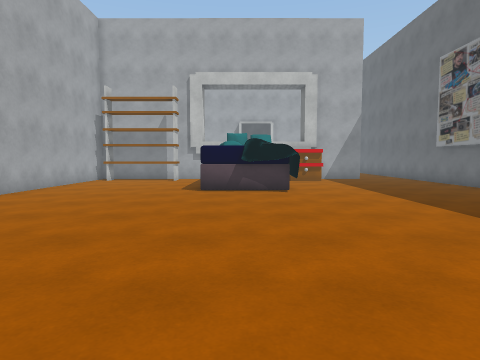
view 1 (above)

17 first-person views from a walk through a 3-D level made in the Unity game engine. The camera is 1.3 m above the floor, tilts 4° down and sees 75° across. The floor is counted in squares, 1 m on a side. Each view is taken from the middle of a square. On the plan, view 1 faces up. The plan holds only what a view shows up to about 14 squares ahead; the rest is blank. The place goes on beyond the plan. The player is left out. Some surface patterns are stand-ins.

view 2
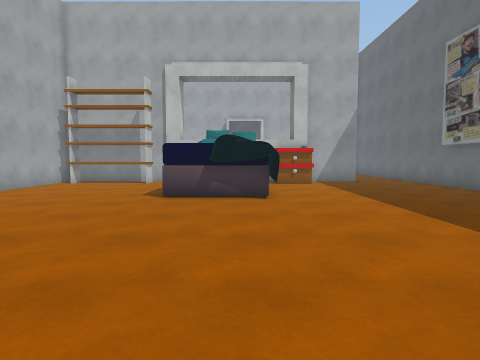

view 3
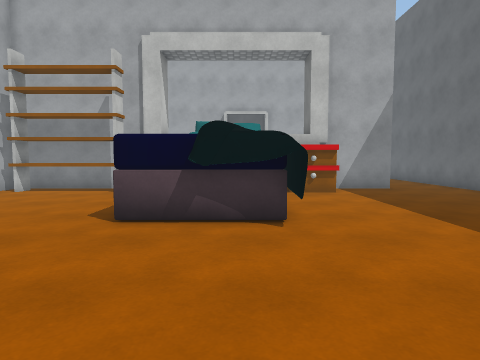

view 4
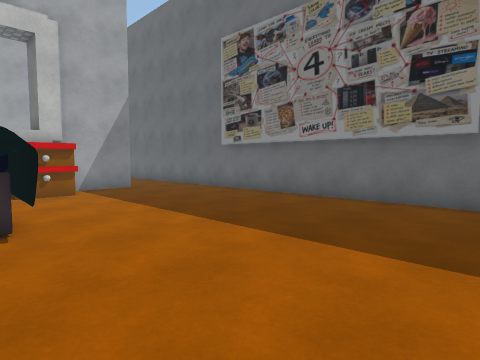

view 5
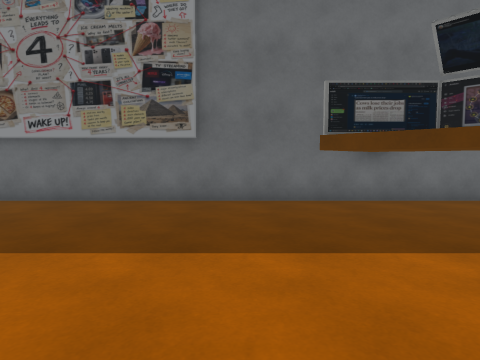

view 6
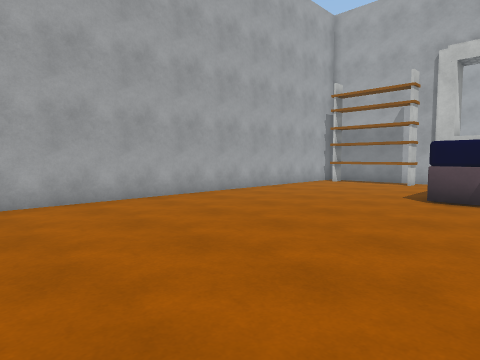

view 7
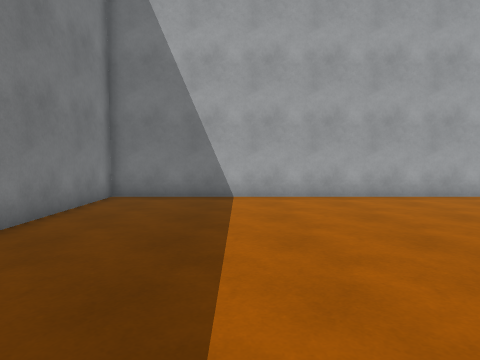

view 8
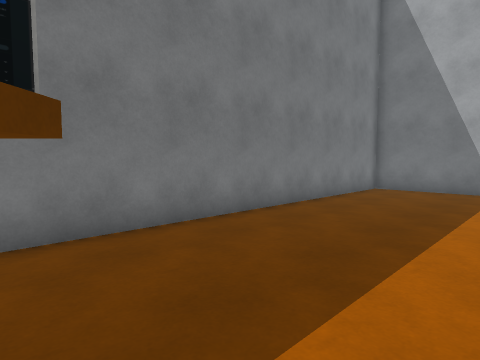

view 9
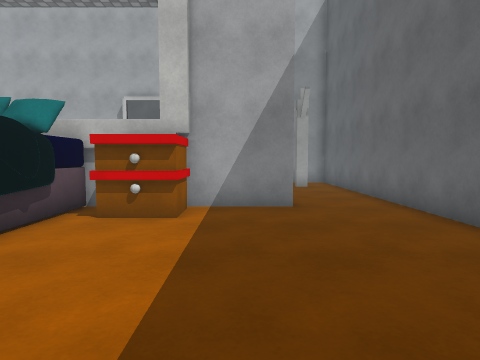

view 10
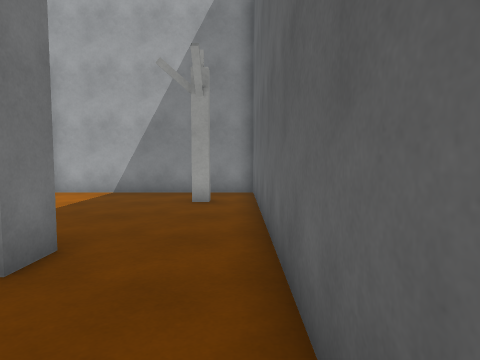

view 11
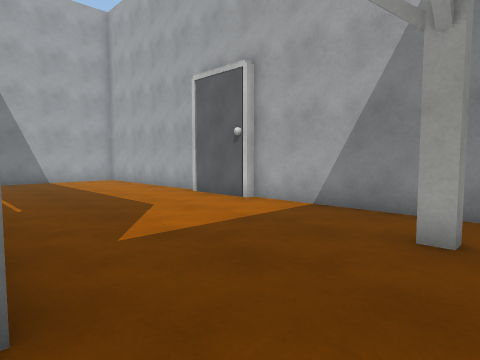

view 12
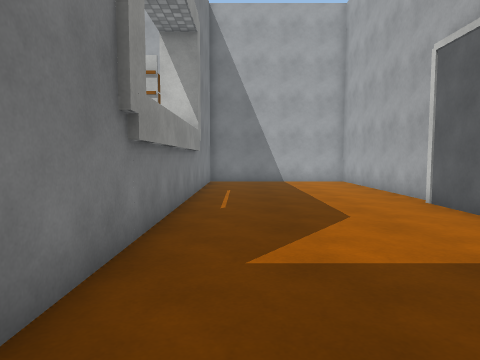

view 13
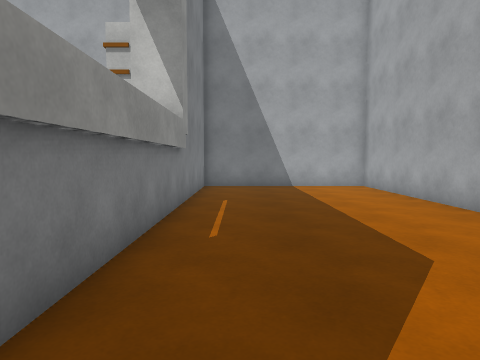

view 14
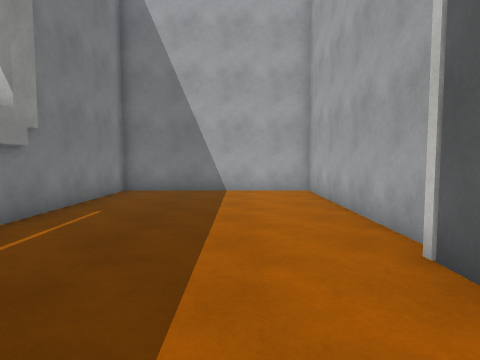

view 15
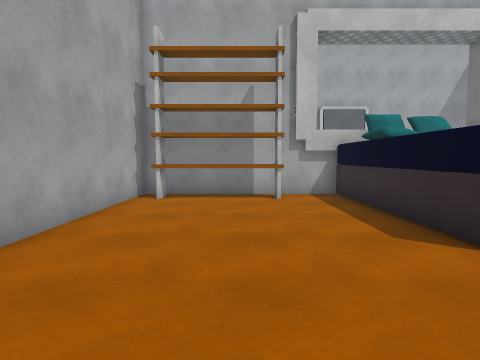

view 16
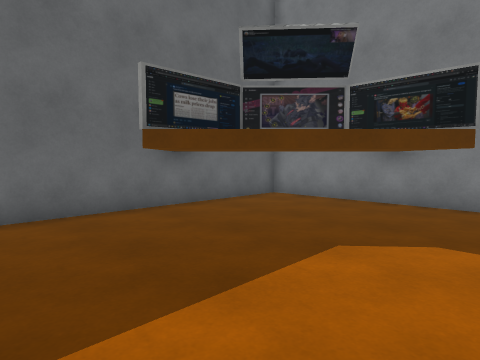

view 17
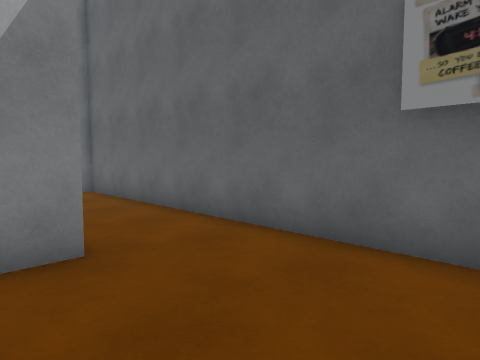

### Floor plan
Key: @ floor where view 1 was taken; # wall or solid block; . floor; O other object.
Columns run from 9 left of view 1 to 11 right of it. Each row starts with its distance up from view 1.
 28 #####################
 27 #...................#
 26 #...................#
 25 #...................#
 24 #...................#
 23 #...................#
 22 #...................#
 21 #...................#
 20 #################...#
 19 ##OOOO##OO # O###...#
 18 #OOOOO..OOOOOOO.....#
 17 #.......OOOO........#
 16 #.......O  O........#
 15 #.......O OO........#
 14 #.......O OO........#
 13 #.......OOOO........#
 12 #.......OOOO........#
 11 #...................#
 10 #...................#
  9 #...................#
  8 #...................#
  7 #...................#
  6 #...................#
  5 #...................#
  4 #................##.#
  3 #...............##  #
  2 #..............##
  1 #.............##
  0 #........@....#
 -1 #.............#
 -2 #################

Positions as (right, up) in squares from view 1, and headings:
1: (0, 0), facing up
2: (1, 2), facing up
3: (1, 6), facing up
4: (1, 6), facing up-right
5: (1, 6), facing right
6: (1, 2), facing up-left
7: (2, 2), facing left
8: (5, 3), facing down-left
9: (6, 11), facing up
10: (10, 16), facing up
11: (10, 20), facing up-left
12: (9, 22), facing left
13: (6, 22), facing left
14: (4, 25), facing left
15: (-5, 8), facing up
16: (3, 7), facing down-right
17: (6, 15), facing up-right
